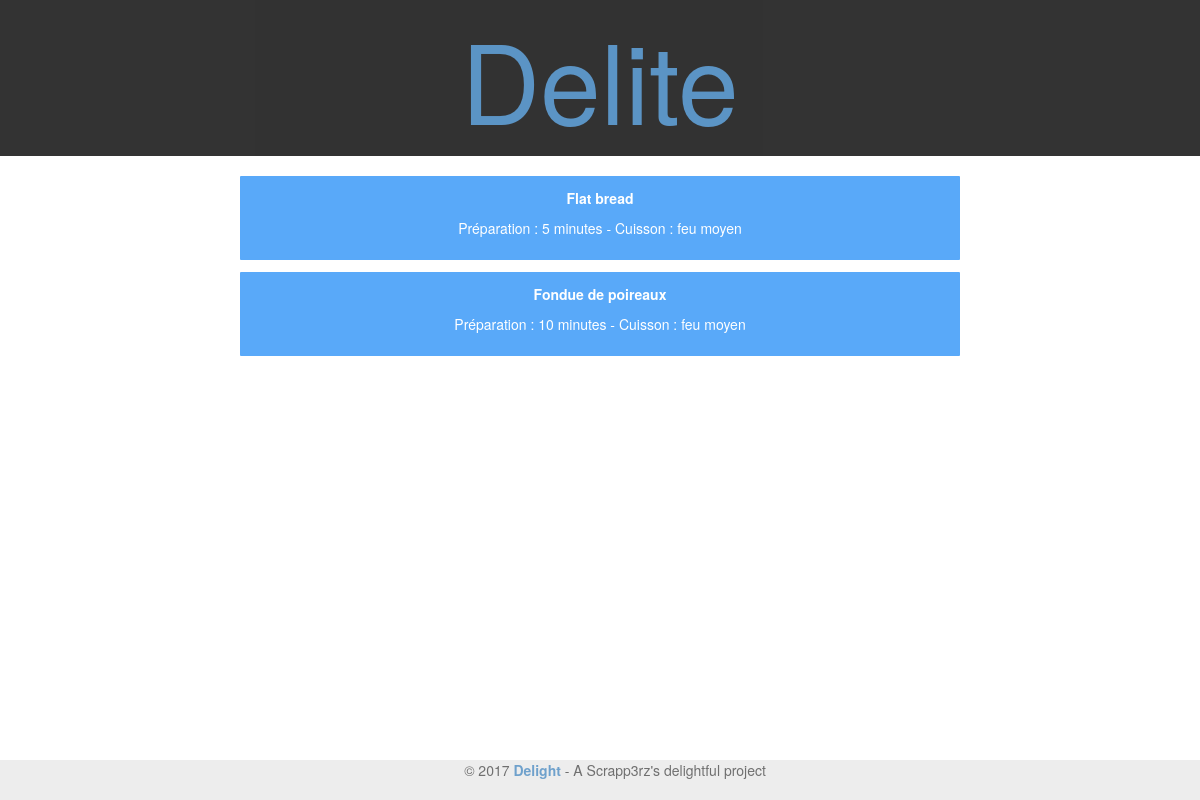
Screenshot of /pageStarter.php with the database file from the repository.
### tables this page shows
create table recette (
    id int auto_increment, 
    nomrecette varchar(100) not null,
    nbPersonnes INT not NULL,
    description TEXT,
    preparation INT not null, 
    cuisson INT not null, 
    temperature VARCHAR(100) not null, 
    PRIMARY KEY(id)
);

### pageStarter.php (the view, shortened to what this page needs)
    <?php include("entete.php"); ?>
<?php
$reponse = $db->query('SELECT	  nomrecette
			            		, nomcategorie
			            		, recette.id AS recipeid
			            		, categorie.id
                                , description
                                , preparation
                                , cuisson
                                , temperature
			                FROM recette
			            	JOIN selection
			            			ON recette.id = id_recette
			            	JOIN categorie
			            			ON categorie.id = id_categorie
                            WHERE categorie.id = 1');
while ($donnees = $reponse->fetch())
{
?>
<div class="div-couleur1" >  <a href="pageRecette.php?id_recette=<?php echo $donnees['recipeid']?> ">
   <p class="titrerecette">
     <strong>
    <?php  echo $donnees['nomrecette']; ?> </strong>
   </p>
   <p class="titrerecette">
    Préparation : <?php echo $donnees['preparation']; ?> minutes   -
    Cuisson : <?php echo $donnees['temperature']; ?>  <br>
 </p>    <a/>
    </div>
<?php
}
?>
<?php include("pieddepage.php"); ?>

### assets/css/style.css (style rules this page uses)
html { height: 100%; width: 100%; margin: 0; padding: 0; }
a { text-decoration: none; color: #fff; }
.titrerecette { color: #fff; text-align: center; text-decoration: none; }
.div-couleur1 { background: #59A9F9; border-radius: 1px; transition: all .5s; text-align: center; color: #fff; padding: 1% 1% 1% 1%; margin-left: 20%; margin-right: 20%; margin-top: 1%; margin-bottom: 1%; font-size: 1em; text-decoration: none; }

### rows the page displays
recette: nomrecette "Flat bread", preparation "5", temperature "feu moyen"
recette: nomrecette "Fondue de poireaux", preparation "10", temperature "feu moyen"
